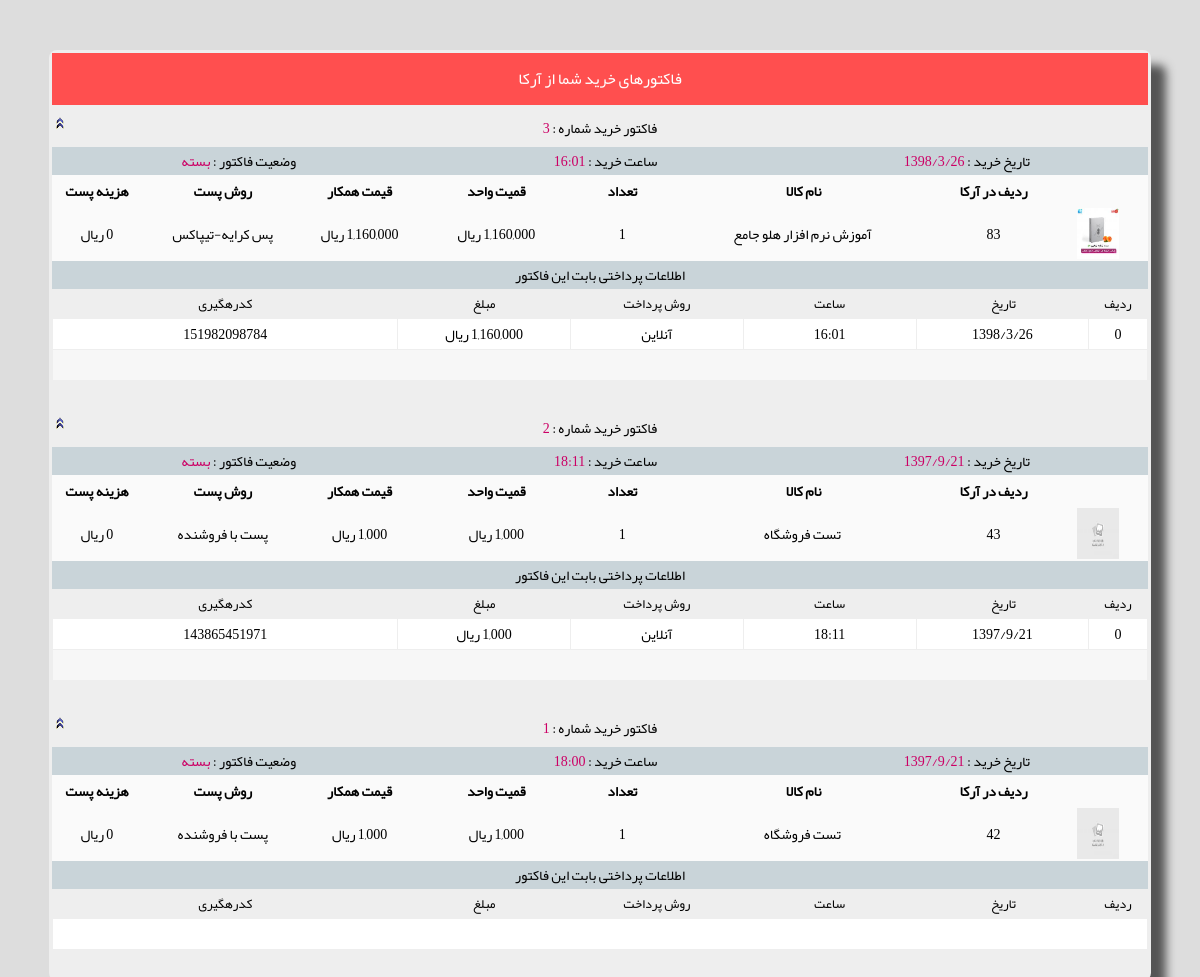
The page /admin_show_user_kharid_factor.php (signed in) on the database its author committed.
### tables this page shows
CREATE TABLE `tbl_recive_order_master` (
  `auto_id` bigint(16) NOT NULL AUTO_INCREMENT,
  `f1` varchar(30) NOT NULL DEFAULT '',
  `f2` int(11) DEFAULT NULL,
  `f3` int(5) DEFAULT NULL,
  `f4` varchar(10) DEFAULT NULL,
  `f5` varchar(10) DEFAULT NULL,
  `f6` text,
  `f7` varchar(1) NOT NULL DEFAULT '0',
  PRIMARY KEY (`auto_id`)
);

CREATE TABLE `tbl_recive_order_detail` (
  `auto_id` int(11) NOT NULL DEFAULT '0',
  `f1` bigint(16) NOT NULL DEFAULT '0',
  `f2` int(11) NOT NULL DEFAULT '0',
  `f3` int(11) NOT NULL DEFAULT '0',
  `f4` int(11) NOT NULL DEFAULT '0',
  `f5` smallint(6) NOT NULL DEFAULT '1',
  `f6` text,
  `f7` text,
  `f8` bigint(20) NOT NULL DEFAULT '0',
  `f9` int(11) NOT NULL DEFAULT '0',
  `f10` varchar(255) DEFAULT NULL,
  `f11` varchar(10) DEFAULT NULL,
  `f12` varchar(100) DEFAULT NULL,
  `f13` text,
  `f14` varchar(10) DEFAULT NULL,
  `f15` text,
  `f16` varchar(255) DEFAULT NULL,
  PRIMARY KEY (`auto_id`)
);

CREATE TABLE `tbl_item_info` (
  `auto_id` int(11) NOT NULL AUTO_INCREMENT,
  `f1` int(11) NOT NULL DEFAULT '0',
  `f2` int(11) NOT NULL DEFAULT '0',
  `f3` varchar(500) NOT NULL DEFAULT '',
  `f4` int(11) NOT NULL DEFAULT '0',
  `f5` varchar(50) NOT NULL DEFAULT '',
  `f6` varchar(50) NOT NULL DEFAULT '',
  `f7` varchar(100) NOT NULL DEFAULT '',
  `f8` int(11) NOT NULL DEFAULT '0',
  `f9` smallint(6) NOT NULL DEFAULT '0',
  `f10` text,
  `f11` varchar(255) DEFAULT NULL,
  `f12` text,
  `f13` varchar(255) DEFAULT NULL,
  `f14` text,
  `f15` varchar(1) NOT NULL DEFAULT '1',
  `f16` bigint(20) NOT NULL DEFAULT '0',
  `f17` int(11) NOT NULL DEFAULT '1',
  `f18` int(11) NOT NULL DEFAULT '1',
  `f19` varchar(10) DEFAULT NULL,
  `f20` int(11) DEFAULT '0',
  `f21` int(11) NOT NULL DEFAULT '1',
  `f22` int(11) NOT NULL DEFAULT '0',
  `f23` varchar(1) NOT NULL DEFAULT '0',
  `f24` text,
  `f25` varchar(100) DEFAULT '',
  `f26` int(11) NOT NULL DEFAULT '0',
  `f27` varchar(20) DEFAULT '0,0',
  `f28` varchar(20) DEFAULT '0,0',
  `f29` varchar(20) DEFAULT '0,0',
  `f30` varchar(20) DEFAULT '0,0',
  `f31` varchar(20) DEFAULT '0,0',
  PRIMARY KEY (`auto_id`)
);

CREATE TABLE `tbl_payment` (
  `auto_id` bigint(20) NOT NULL AUTO_INCREMENT,
  `f1` int(11) NOT NULL,
  `f2` int(11) NOT NULL DEFAULT '0',
  `f3` int(11) NOT NULL DEFAULT '0',
  `f4` varchar(10) NOT NULL DEFAULT '',
  `f5` varchar(10) NOT NULL DEFAULT '',
  `f6` varchar(1) NOT NULL DEFAULT '1',
  `f7` varchar(1) NOT NULL DEFAULT '1',
  `f8` bigint(20) NOT NULL DEFAULT '0',
  `f9` varchar(100) NOT NULL DEFAULT '',
  `f10` text,
  `f11` text,
  `f12` varchar(300) DEFAULT NULL,
  `f13` varchar(50) DEFAULT NULL,
  `f14` varchar(100) DEFAULT NULL,
  `f15` text,
  PRIMARY KEY (`auto_id`)
);

### connect.php (called while the page is built, shortened)
<?php ob_start(); session_start();
 function pool($price)
{
	$p_len=strlen($price);
	if ($p_len>3)
	{
		$cur_pos=$p_len;
		$new_price="";
		while($cur_pos-3>0)
		{
			$new_price=substr($price,$cur_pos-3,3).",".$new_price;
			$cur_pos-=3;
		}
		$new_price=substr($price,0,$cur_pos).",".$new_price;
		$new_price=substr($new_price,0,strlen($new_price)-1);
		return $new_price;
	}
	return $price;
}
?>

### admin_show_user_kharid_factor.php (the view, shortened to what this page needs)
<?php include "header_admin_page.php";
$form_title="فاکتورهای خرید شما از آرکا";
$str_sql="SELECT auto_id,f4,f5,f7 from tbl_recive_order_master where f2='$_SESSION[s_user_id]' order by auto_id desc";
$re = mysql_query($str_sql);
?>
<body>
<p>&nbsp;</p>
<div align="center">
<div class="main_form">
<form method="POST" action="" name="frm1" id="frm1">
	<table class="tbl_1_border" dir="rtl">
						<tr>
						<td align="center" width="100%"  colspan="4"><div class="cell_header"><?php print $form_title?></div></td>
					</tr>
		<tr>
			<td align="center">
<?php
		while($row = mysql_fetch_array($re))
		{
	?>
				<div align="center" class="lazyload1">
					<table border="0" width="100%" cellspacing="0" cellpadding="0" style="border-collapse: collapse" id="tbl_kadr">
								<tr>
									<td width="91%" colspan="4" align="center" class="row_item_title" id="row_title<?php print $row[auto_id]?>" onclick="toggle_row('<?php print $row[auto_id]?>')">
									<?php print" فاکتور خرید شماره : <font color=#CC0066>". $row["auto_id"]."</font>" ?></td>
								</tr>
						<tr>
							<td>
							<table border="0" width="100%" cellspacing="0" class="item_info" cellpadding="0" id="row_item<?php print $row[auto_id]?>" >
								<tr>
									<td align="center" width="33%" class="post_title">
									تاریخ خرید :<font color="#CC0066">
									<?php print $row["f4"]  ?></font></td>
									<td align="center" width="33%" class="post_title">ساعت خرید :<font color="#CC0066">
									<?php print $row["f5"]  ?>
									</font></td>
									<td align="center" width="34%" class="post_title">وضعیت فاکتور :<font color="#CC0066"><?php if($row["f7"]=="1") print " بسته "; else if($row["f7"]=="0") print " باز "; ?></font></td>
								</tr>
								<tr>
									<td align="right" width="84%" colspan="3">
									<table border="0" width="100%" id="tbl_factor0" cellpadding=1px cellspacing=1px>
										<tr>
											<th width="15">&nbsp;</th>
											<th width="10">ردیف در آرکا</th>
											<th width="25%">نام کالا&nbsp; </th>
											<th width="8%">تعداد</th>
											<th width="10%">قمیت واحد</th>
											<th width="10%">قیمت همکار</th>
											<th width="15%">روش پست</th>
											<th width="8%">هزینه پست</th>
										</tr>
<?php
$str_sql="SELECT
  `tbl_item_info`.`f3` as item_name, `tbl_recive_order_detail`.`auto_id`,`tbl_recive_order_detail`.`f2`,`tbl_recive_order_detail`.`f3`,
  `tbl_recive_order_detail`.`f4`, `tbl_recive_order_detail`.`f5`,
  `tbl_recive_order_detail`.`f8`, `tbl_recive_order_detail`.`f9`,`tbl_recive_order_detail`.`f10`
FROM
  `tbl_recive_order_detail` LEFT JOIN
  `tbl_item_info` ON `tbl_recive_order_detail`.`f2` = `tbl_item_info`.`auto_id`  where `tbl_recive_order_detail`.`f1`='$row[auto_id]' order by `tbl_recive_order_detail`.`auto_id` ";
$re2 = mysql_query($str_sql);
while($row2 = mysql_fetch_array($re2))
		{
if($row2["f10"]==0)
	$post_method="پست با فروشنده";
else if($row2["f10"]==1)
	$post_method="پس کرایه - تیپاکس";
else if($row2["f10"]==2)
	$post_method="پس کرایه-باربری";
else if($row2["f10"]==3)
	$post_method="آنلاین-پیشتاز";
else
	$post_method="پس کرایه-تیپاکس";
?>										<tr>
											<td align="center" width="15">
											<img border="0" src="images/items_pic/<?php print $row2[f2]?>_small_1.jpg" width="42" height="51"></td>
											<td align="center" width="10%"><?php print $row2["auto_id"]?></td>
											<td align="center" width="25%"><?php print $row2["item_name"]?></td>
											<td align="center" width="8%"><?php print $row2["f5"]?></td>
												<td align="center" width="15%"><?php print pool($row2["f3"])?> ریال </td>
											<td align="center" width="10%"><?php print pool($row2["f4"])?> 	ریال </td>
											<td align="center" width="10%"><?php print $post_method; ?> </td>
											<td align="center" width="8%"><?php print pool($row2["f9"])?> ریال </td>
										</tr>
<?php } ?>
									</table>
									</td>
								</tr>
								<tr>
									<td align="right" width="84%" colspan="3">
									<table border="0" width="100%" id="tbl_factor" cellpadding=1px cellspacing=1px>
									<caption>اطلاعات پرداختی بابت این فاکتور</caption>
										<tr>
											<th align="center" width="5%">ردیف</th>
											<th width="15%">تاریخ&nbsp; </th>
											<th width="15%">ساعت</th>
											<th width="15%">روش
											پرداخت</th>
											<th width="15%" colspan="2">
											مبلغ</th>
											<th width="30%">
											کدرهگیری</th>
										</tr>
<?php
$str_sql="SELECT  `tbl_payment`.`f4` AS `pay_date`, `tbl_payment`.`f5` AS `pay_time`,`tbl_payment`.`f6` AS `pay_method`,
		 `tbl_payment`.`f9` AS `pay_code`,`tbl_payment`.`f3` AS `pay_price`,`tbl_payment`.`f7`
		FROM
		  `tbl_payment` where (f7=2 and f8='$row[auto_id]') and f1='$_SESSION[s_user_id]' order by auto_id";
$re3 = mysql_query($str_sql);
		$i=0;
		while($row3= mysql_fetch_array($re3))
		{
		?>
										<tr>
											<td align="center" width="5%"><?php print $i++?></td>
											<td align="center" width="15%">
											<?php print $row3["pay_date"]?></td>
											<td align="center" width="15%"><?php print $row3["pay_time"]?></td>
												<td align="center" width="15%"><?php if($row3["pay_method"]==1) print "آنلاین";else if($row3["pay_method"]==2) print "واریز فیش";else print "سایر";?></td>
											<td align="center" width="15%" colspan="2"><?php print pool($row3["pay_price"])?> 	ریال</td>
											<td align="center" width="30%"><?php print $row3["pay_code"]?></td>
										</tr>
<?php } ?>
										<tr >
											<td align="left" width="100%" colspan="7" >
											&nbsp;</td>
										</tr>
									</table>
									</td>
								</tr>
							</table>
							</td>
						</tr>
					</table>
					<br>
				</div>
				<?php } ?>
			</td>
		</tr>
	</table>
	</form>
</div>
</div>
</body>

### css/admin_style.css (style rules this page uses)
p,table,td { font-family:WebYekan;font-size:14px;color:#000;font-weight:400 }
BODY { font-family:WebYekan;font-size:14px;color:#000;font-weight:400;background-color:#ddd;scrollbar-face-color:#E1E7EA;scrollbar-shadow-color:#E1E7EA;scrollbar-base-color:#E1E7EA;scrollbar-track-color:#E1E7EA;scrollbar-arrow-color:#8DA6B8 }
.main_form { background:#eee;box-shadow:15px 15px 10px #555;border-radius:8px;width:93%;text-align:center }
.tbl_1_border { border:0;direction:rt;width:100% }
.cell_header { text-align:center;font-size:16px;background:#FF4F4F;color:#fff;font-weight:400;padding:10px }
table #tbl_factor caption { background-color:#C9D4D9;color:#000;text-align:center;font-weight:400;font-size:14px }
table #tbl_factor th { background-color:#EEE;color:#000;text-align:center;font-weight:400;font-size:13px }
table #tbl_factor tr:nth-child(even) { background-color:#fff;text-align:center;width:250px;font-size:12px }
table #tbl_factor tr:nth-child(odd) { background-color:#F7F7F7;text-align:center;width:250px;font-size:12px }
.post_title { text-align:center;font-weight:normaler;background:#C9D4D9;color:#000 }
.item_info tr:nth-child(even) { background:#FAFaFa }
.row_item_title { padding:5px;text-align:center;background:url(../images/arrow_up.png);color:#000;font-weight:normaler;cursor:pointer;border-bottom-left-radius:8px;border-bottom-right-radius:8px }

### rows shown on the page
tbl_recive_order_master: auto_id "3", f4 "1398/3/26", f5 "16:01", f7 "بسته"
tbl_recive_order_detail: shows a picture, auto_id "83", tbl_item_info.f3 "آموزش نرم افزار هلو جامع", f5 "1", f3 "1,160,000", f10 "پس کرایه-تیپاکس", f9 "0"
tbl_payment: f4 "1398/3/26", f5 "16:01", f6 "آنلاین", f3 "1,160,000", f9 "151982098784"
tbl_recive_order_master: auto_id "2", f4 "1397/9/21", f5 "18:11", f7 "بسته"
tbl_recive_order_detail: auto_id "43", tbl_item_info.f3 "تست فروشگاه", f5 "1", f10 "پست با فروشنده", f9 "0"
tbl_payment: f4 "1397/9/21", f5 "18:11", f6 "آنلاین", f3 "1,000", f9 "143865451971"
tbl_recive_order_master: auto_id "1", f4 "1397/9/21", f5 "18:00", f7 "بسته"
tbl_recive_order_detail: auto_id "42", tbl_item_info.f3 "تست فروشگاه", f5 "1", f10 "پست با فروشنده", f9 "0"

### other values the page prints
$form_title "فاکتورهای خرید شما از آرکا"
